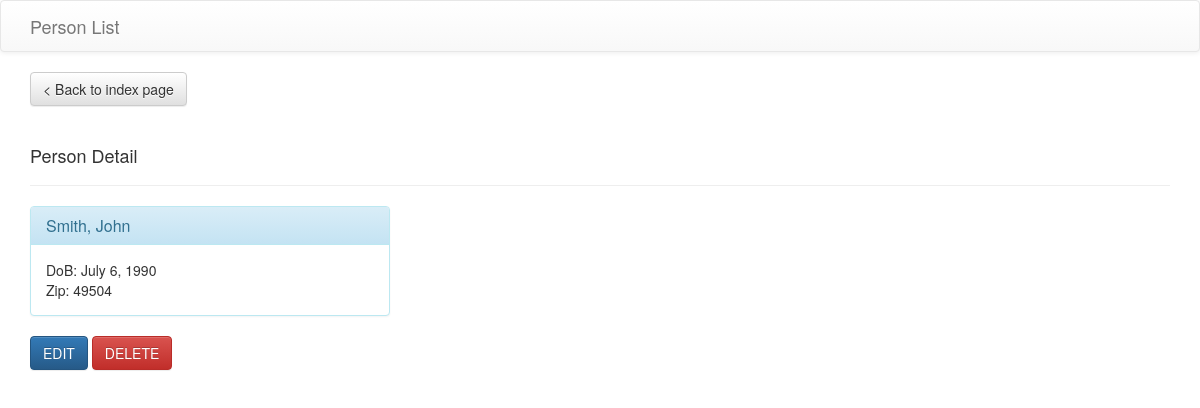
Page /person_list/3/ on the committed database.
### person_list/models.py (models this page shows, shortened)
class Person(models.Model):
	first_name = models.CharField(max_length=40)
	last_name = models.CharField(max_length=40)
	date_of_birth = models.DateField()
	zip_code = models.CharField(max_length=10)

### person_list/views.py (the view)
# urls.py: url(r'^(?P<person_id>[0-9]+)/$', views.detail, name='detail'),
def detail(request, person_id):
	try:
		person = Person.objects.get(pk=person_id)
	except Person.DoesNotExist:
		return redirect_to_index()
	else:
		return render(request, 'person_list/detail.html', {'person': person})

### person_list/templates/person_list/detail.html
{% extends "person_list/base_layout.html" %}
{% block body %}
<a class="btn btn-default" role="button" href="{% url 'person_list:index' %}">&lt; Back to index page</a><br/>
<div class="page-header">
	<h4>Person Detail</h4>
</div>
<div class="row">
	<div class="col-sm-4">
		<div class="panel panel-info">
			<div class="panel-heading">
				<h3 class="panel-title">{{ person.last_name }}, {{ person.first_name }}</h3>
			</div>
			<div class="panel-body">
				<span>DoB: {{ person.date_of_birth }}</span><br/>
				<span>Zip: {{ person.zip_code }}</span>
			</div>
		</div>
	</div>
</div>
<p>
	<a class="btn btn-primary btn-large" role="button" href="{% url 'person_list:edit' person.id %}">EDIT</a>
	<a class="btn btn-danger btn-large" role="button" href="{% url 'person_list:delete' person.id %}">DELETE</a>
</p>
{% endblock body %}

### rows in the picture
Person: last_name "Smith", first_name "John", date_of_birth "July 6, 1990", zip_code "49504"
